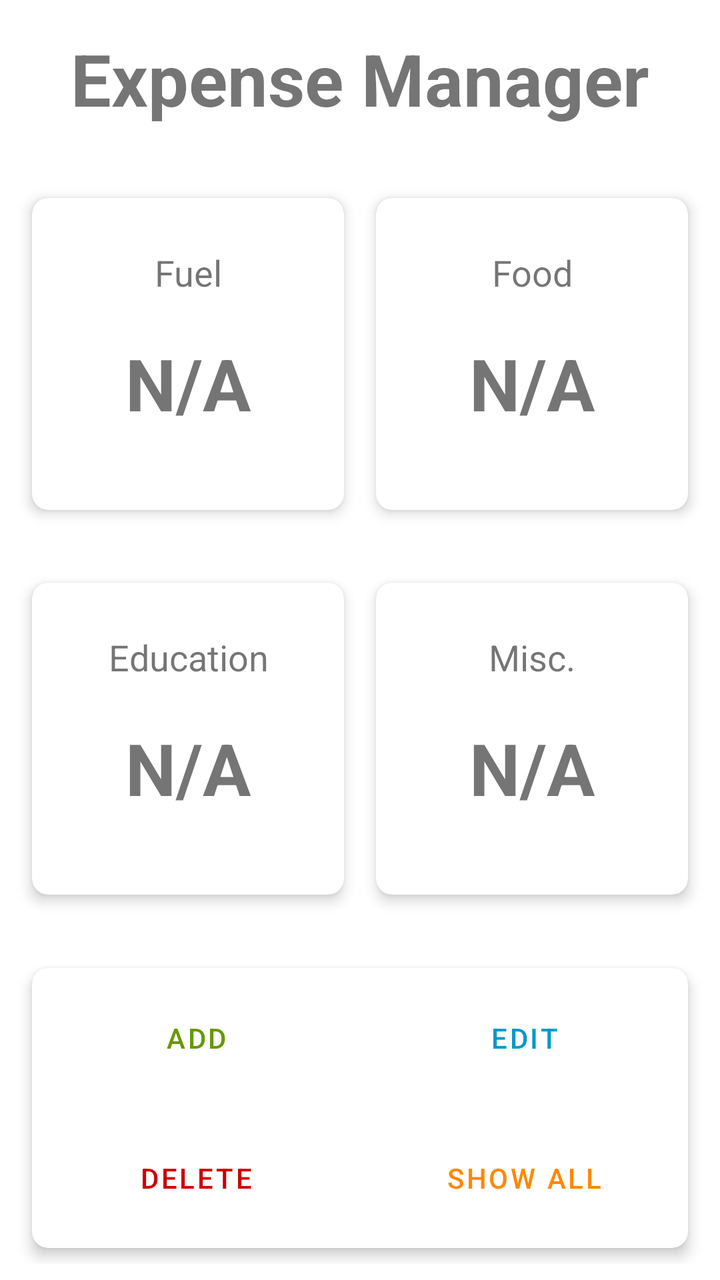
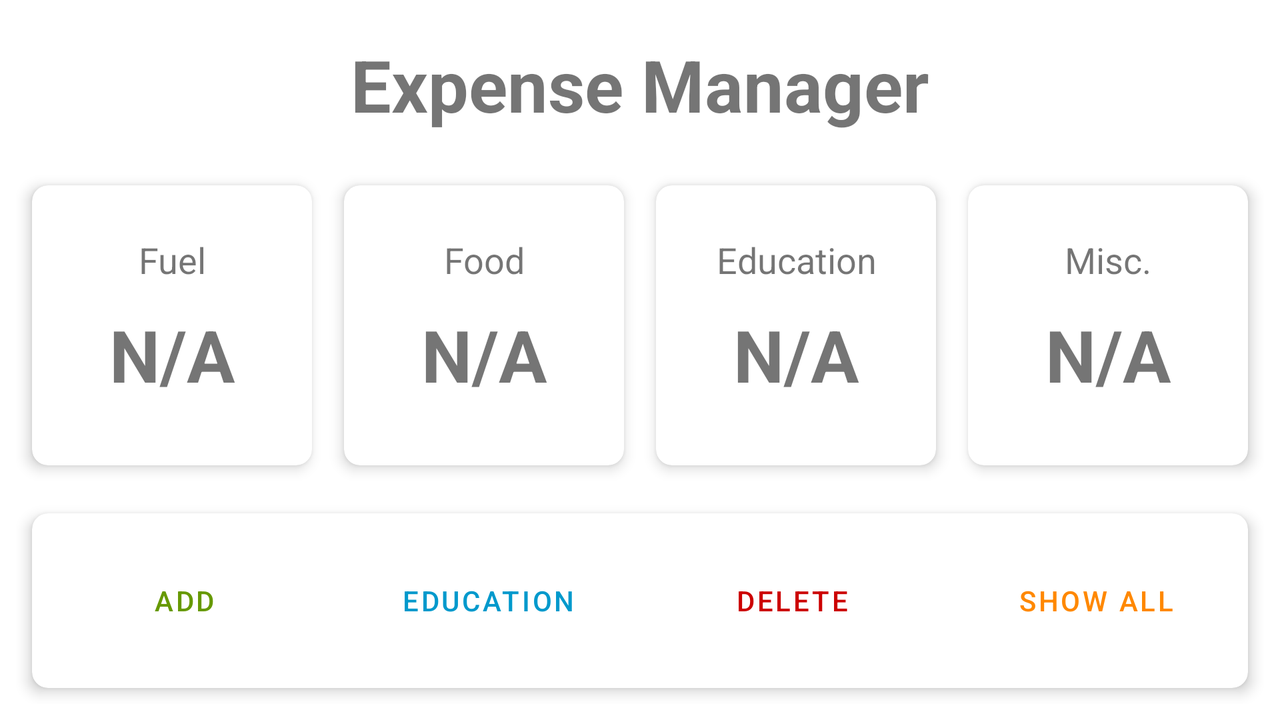

The same Android screen from two of the app's own layout files: first res/layout/ as a phone draws it, then the repository's variant for another configuration, drawn on a device whose configuration selects that folder. Both files follow.
<!-- AndroidManifest.xml: application theme AppTheme -->
<!-- res/layout/activity_main.xml -->
<?xml version="1.0" encoding="utf-8"?>
<androidx.constraintlayout.widget.ConstraintLayout xmlns:android="http://schemas.android.com/apk/res/android"
    xmlns:app="http://schemas.android.com/apk/res-auto"
    xmlns:tools="http://schemas.android.com/tools"
    android:layout_width="match_parent"
    android:layout_height="match_parent"
    android:padding="8sp"
    tools:context=".view.MainActivity">

    <TextView
        android:id="@+id/mainTitle"
        android:layout_width="0dp"
        android:layout_height="0dp"
        android:gravity="center"
        android:text="@string/expense_manager"
        android:textSize="36sp"
        android:textStyle="bold"
        app:layout_constraintBottom_toTopOf="@+id/guideline2"
        app:layout_constraintEnd_toEndOf="parent"
        app:layout_constraintStart_toStartOf="parent"
        app:layout_constraintTop_toTopOf="parent" />

    <com.google.android.material.card.MaterialCardView
        android:id="@+id/cardFuel"
        android:layout_width="0dp"
        android:layout_height="0dp"
        android:layout_margin="8sp"
        app:cardCornerRadius="8sp"
        app:cardElevation="4sp"
        app:layout_columnWeight="1"
        app:layout_constraintBottom_toTopOf="@+id/cardEdu"
        app:layout_constraintDimensionRatio="1"
        app:layout_constraintEnd_toStartOf="@+id/guideline5"
        app:layout_constraintHorizontal_bias="0.5"
        app:layout_constraintStart_toStartOf="parent"
        app:layout_constraintTop_toBottomOf="@+id/mainTitle"
        app:layout_rowWeight="1">

        <LinearLayout
            android:layout_width="match_parent"
            android:layout_height="match_parent"
            android:layout_marginTop="20sp"
            android:layout_marginBottom="20sp"
            android:orientation="vertical">

            <TextView
                android:layout_width="match_parent"
                android:layout_height="wrap_content"
                android:layout_marginTop="5sp"
                android:gravity="center_horizontal"
                android:text="@string/fuel"
                android:textSize="18sp" />

            <TextView
                android:id="@+id/txtFuel"
                android:layout_width="match_parent"
                android:layout_height="match_parent"
                android:gravity="center"
                android:text="@string/n_a"
                android:textSize="36sp"
                android:textStyle="bold" />
        </LinearLayout>

    </com.google.android.material.card.MaterialCardView>

    <com.google.android.material.card.MaterialCardView
        android:id="@+id/cardFood"
        android:layout_width="0sp"
        android:layout_height="0dp"
        android:layout_margin="8sp"
        app:cardCornerRadius="8sp"
        app:cardElevation="4sp"
        app:layout_columnWeight="1"
        app:layout_constraintBottom_toTopOf="@+id/cardMisc"
        app:layout_constraintDimensionRatio="1"
        app:layout_constraintEnd_toEndOf="parent"
        app:layout_constraintHorizontal_bias="0.5"
        app:layout_constraintStart_toStartOf="@+id/guideline5"
        app:layout_constraintTop_toBottomOf="@+id/mainTitle"
        app:layout_rowWeight="1">

        <LinearLayout
            android:layout_width="match_parent"
            android:layout_height="match_parent"
            android:layout_marginTop="20sp"
            android:layout_marginBottom="20sp"
            android:orientation="vertical">

            <TextView
                android:layout_width="match_parent"
                android:layout_height="wrap_content"
                android:layout_marginTop="5sp"
                android:gravity="center_horizontal"
                android:text="@string/food"
                android:textSize="18sp" />

            <TextView
                android:id="@+id/txtFood"
                android:layout_width="match_parent"
                android:layout_height="match_parent"
                android:gravity="center"
                android:text="@string/n_a"
                android:textSize="36sp"
                android:textStyle="bold" />
        </LinearLayout>
    </com.google.android.material.card.MaterialCardView>

    <com.google.android.material.card.MaterialCardView
        android:id="@+id/cardEdu"
        android:layout_width="0sp"
        android:layout_height="0dp"
        android:layout_margin="8sp"
        app:cardCornerRadius="8sp"
        app:cardElevation="4sp"
        app:layout_columnWeight="1"
        app:layout_constraintBottom_toTopOf="@+id/guideline"
        app:layout_constraintDimensionRatio="1"
        app:layout_constraintEnd_toStartOf="@+id/guideline5"
        app:layout_constraintHorizontal_bias="0.5"
        app:layout_constraintStart_toStartOf="parent"
        app:layout_constraintTop_toBottomOf="@+id/cardFuel"
        app:layout_rowWeight="1">

        <LinearLayout
            android:layout_width="match_parent"
            android:layout_height="match_parent"
            android:layout_marginTop="20sp"
            android:layout_marginBottom="20sp"
            android:orientation="vertical">

            <TextView
                android:layout_width="match_parent"
                android:layout_height="wrap_content"
                android:layout_marginTop="5sp"
                android:gravity="center_horizontal"
                android:text="@string/education"
                android:textSize="18sp" />

            <TextView
                android:id="@+id/txtEdu"
                android:layout_width="match_parent"
                android:layout_height="match_parent"
                android:gravity="center"
                android:text="@string/n_a"
                android:textSize="36sp"
                android:textStyle="bold" />
        </LinearLayout>

    </com.google.android.material.card.MaterialCardView>

    <com.google.android.material.card.MaterialCardView
        android:id="@+id/cardMisc"
        android:layout_width="0sp"
        android:layout_height="0dp"
        android:layout_margin="8sp"
        app:cardCornerRadius="8sp"
        app:cardElevation="4sp"
        app:layout_columnWeight="1"
        app:layout_constraintBottom_toTopOf="@+id/guideline"
        app:layout_constraintDimensionRatio="1"
        app:layout_constraintEnd_toEndOf="parent"
        app:layout_constraintHorizontal_bias="0.5"
        app:layout_constraintStart_toStartOf="@+id/guideline5"
        app:layout_constraintTop_toBottomOf="@+id/cardFood"
        app:layout_rowWeight="1">

        <LinearLayout
            android:layout_width="match_parent"
            android:layout_height="match_parent"
            android:layout_marginTop="20sp"
            android:layout_marginBottom="20sp"
            android:orientation="vertical">

            <TextView
                android:layout_width="match_parent"
                android:layout_height="wrap_content"
                android:layout_marginTop="5sp"
                android:gravity="center_horizontal"
                android:text="@string/misc"
                android:textSize="18sp" />

            <TextView
                android:id="@+id/txtMisc"
                android:layout_width="match_parent"
                android:layout_height="match_parent"
                android:gravity="center"
                android:text="@string/n_a"
                android:textSize="36sp"
                android:textStyle="bold" />
        </LinearLayout>

    </com.google.android.material.card.MaterialCardView>

    <com.google.android.material.card.MaterialCardView
        android:id="@+id/materialCardView"
        android:layout_width="0sp"
        android:layout_height="0sp"
        android:layout_margin="8sp"
        app:cardCornerRadius="8sp"
        app:cardElevation="4sp"
        app:layout_constraintBottom_toBottomOf="parent"
        app:layout_constraintEnd_toEndOf="parent"
        app:layout_constraintStart_toStartOf="parent"
        app:layout_constraintTop_toTopOf="@+id/guideline">

        <androidx.constraintlayout.widget.ConstraintLayout
            android:id="@+id/buttons"
            android:layout_width="match_parent"
            android:layout_height="match_parent">


            <com.google.android.material.button.MaterialButton
                android:id="@+id/btnAdd"
                style="@style/Widget.MaterialComponents.Button.TextButton"
                android:layout_width="0sp"
                android:layout_height="0sp"
                android:layout_rowWeight="1"
                android:layout_columnWeight="1"
                android:text="@string/add"
                android:textAppearance="?textAppearanceButton"
                android:textColor="@android:color/holo_green_dark"
                app:layout_constraintBottom_toTopOf="@+id/btnDelete"
                app:layout_constraintEnd_toStartOf="@+id/guideline3"
                app:layout_constraintHorizontal_bias="0.5"
                app:layout_constraintStart_toStartOf="parent"
                app:layout_constraintTop_toTopOf="parent"
                app:rippleColor="@android:color/holo_green_light" />

            <com.google.android.material.button.MaterialButton
                android:id="@+id/btnEdit"
                style="@style/Widget.MaterialComponents.Button.TextButton"
                android:layout_width="0sp"
                android:layout_height="0sp"
                android:layout_rowWeight="1"
                android:layout_columnWeight="1"
                android:text="@string/edit"
                android:textColor="@android:color/holo_blue_dark"
                app:layout_constraintBottom_toTopOf="@+id/btnShowAll"
                app:layout_constraintEnd_toEndOf="parent"
                app:layout_constraintHorizontal_bias="0.5"
                app:layout_constraintStart_toStartOf="@+id/guideline3"
                app:layout_constraintTop_toTopOf="parent"
                app:rippleColor="@android:color/holo_blue_light" />

            <com.google.android.material.button.MaterialButton
                android:id="@+id/btnDelete"
                style="@style/Widget.MaterialComponents.Button.TextButton"
                android:layout_width="0sp"
                android:layout_height="0sp"
                android:layout_rowWeight="1"
                android:layout_columnWeight="1"
                android:text="@string/delete"
                android:textColor="@android:color/holo_red_dark"
                app:layout_constraintBottom_toBottomOf="parent"
                app:layout_constraintEnd_toEndOf="@+id/btnAdd"
                app:layout_constraintHorizontal_bias="0.5"
                app:layout_constraintStart_toStartOf="parent"
                app:layout_constraintTop_toBottomOf="@+id/btnAdd"
                app:rippleColor="@android:color/holo_red_light" />

            <com.google.android.material.button.MaterialButton
                android:id="@+id/btnShowAll"
                style="@style/Widget.MaterialComponents.Button.TextButton"
                android:layout_width="0sp"
                android:layout_height="0sp"
                android:layout_rowWeight="1"
                android:layout_columnWeight="1"
                android:text="@string/show_all"
                android:textColor="@android:color/holo_orange_dark"
                app:layout_constraintBottom_toBottomOf="parent"
                app:layout_constraintEnd_toEndOf="parent"
                app:layout_constraintHorizontal_bias="0.5"
                app:layout_constraintStart_toEndOf="@+id/btnAdd"
                app:layout_constraintTop_toBottomOf="@+id/btnEdit"
                app:rippleColor="@android:color/holo_orange_light" />

            <androidx.constraintlayout.widget.Guideline
                android:id="@+id/guideline3"
                android:layout_width="wrap_content"
                android:layout_height="wrap_content"
                android:orientation="vertical"
                app:layout_constraintGuide_percent="0.5" />
        </androidx.constraintlayout.widget.ConstraintLayout>


    </com.google.android.material.card.MaterialCardView>

    <androidx.constraintlayout.widget.Guideline
        android:id="@+id/guideline"
        android:layout_width="wrap_content"
        android:layout_height="wrap_content"
        android:orientation="horizontal"
        app:layout_constraintGuide_percent="0.75" />

    <androidx.constraintlayout.widget.Guideline
        android:id="@+id/guideline2"
        android:layout_width="wrap_content"
        android:layout_height="wrap_content"
        android:orientation="horizontal"
        app:layout_constraintGuide_percent="0.10" />

    <androidx.constraintlayout.widget.Guideline
        android:id="@+id/guideline5"
        android:layout_width="wrap_content"
        android:layout_height="wrap_content"
        android:orientation="vertical"
        app:layout_constraintGuide_percent="0.5" />
</androidx.constraintlayout.widget.ConstraintLayout>
<!-- resources referenced by this layout -->
<resources>
  <string name="add">Add</string>
  <string name="delete">Delete</string>
  <string name="edit">Edit</string>
  <string name="education">Education</string>
  <string name="expense_manager">Expense Manager</string>
  <string name="food">Food</string>
  <string name="fuel">Fuel</string>
  <string name="misc">Misc.</string>
  <string name="n_a">N/A</string>
  <string name="show_all">Show All</string>
  <style name="AppTheme" parent="Theme.MaterialComponents.Light.NoActionBar">
          
          <item name="colorPrimary">@color/colorPrimary</item>
          <item name="colorPrimaryDark">@color/colorPrimaryDark</item>
          <item name="colorAccent">@color/colorAccent</item>
      </style>
</resources>
<!-- res/layout-land/activity_main.xml (the repository's variant of the layout above) -->
<!-- drawn on the phone turned sideways -->
<?xml version="1.0" encoding="utf-8"?>
<androidx.constraintlayout.widget.ConstraintLayout xmlns:android="http://schemas.android.com/apk/res/android"
    xmlns:app="http://schemas.android.com/apk/res-auto"
    xmlns:tools="http://schemas.android.com/tools"
    android:layout_width="match_parent"
    android:layout_height="match_parent"
    android:padding="8sp"
    tools:context=".view.MainActivity">

    <TextView
        android:id="@+id/mainTitle"
        android:layout_width="0dp"
        android:layout_height="0dp"
        android:gravity="center"
        android:text="@string/expense_manager"
        android:textSize="36sp"
        android:textStyle="bold"
        app:layout_constraintBottom_toTopOf="@+id/guideline2"
        app:layout_constraintEnd_toEndOf="parent"
        app:layout_constraintStart_toStartOf="parent"
        app:layout_constraintTop_toTopOf="parent" />

    <com.google.android.material.card.MaterialCardView
        android:id="@+id/cardFuel"
        android:layout_width="0sp"
        android:layout_height="0dp"
        android:layout_margin="8sp"
        app:cardCornerRadius="8sp"
        app:cardElevation="4sp"
        app:layout_columnWeight="1"
        app:layout_constraintBottom_toTopOf="@+id/guideline"
        app:layout_constraintDimensionRatio="1"
        app:layout_constraintEnd_toStartOf="@+id/guideline6"
        app:layout_constraintHorizontal_bias="0.5"
        app:layout_constraintStart_toStartOf="parent"
        app:layout_constraintTop_toTopOf="@+id/guideline2"
        app:layout_rowWeight="1">

        <LinearLayout
            android:layout_width="match_parent"
            android:layout_height="match_parent"
            android:layout_marginTop="20sp"
            android:layout_marginBottom="20sp"
            android:orientation="vertical">

            <TextView
                android:layout_width="match_parent"
                android:layout_height="wrap_content"
                android:layout_marginTop="5sp"
                android:gravity="center_horizontal"
                android:text="@string/fuel"
                android:textSize="18sp" />

            <TextView
                android:id="@+id/txtFuel"
                android:layout_width="match_parent"
                android:layout_height="match_parent"
                android:gravity="center"
                android:text="@string/n_a"
                android:textSize="36sp"
                android:textStyle="bold" />
        </LinearLayout>

    </com.google.android.material.card.MaterialCardView>

    <com.google.android.material.card.MaterialCardView
        android:id="@+id/cardFood"
        android:layout_width="0sp"
        android:layout_height="0dp"
        android:layout_margin="8sp"
        app:cardCornerRadius="8sp"
        app:cardElevation="4sp"
        app:layout_columnWeight="1"
        app:layout_constraintBottom_toTopOf="@+id/guideline"
        app:layout_constraintDimensionRatio="1"
        app:layout_constraintEnd_toStartOf="@+id/guideline7"
        app:layout_constraintHorizontal_bias="0.5"
        app:layout_constraintStart_toStartOf="@+id/guideline6"
        app:layout_constraintTop_toTopOf="@+id/guideline2"
        app:layout_rowWeight="1">

        <LinearLayout
            android:layout_width="match_parent"
            android:layout_height="match_parent"
            android:layout_marginTop="20sp"
            android:layout_marginBottom="20sp"
            android:orientation="vertical">

            <TextView
                android:layout_width="match_parent"
                android:layout_height="wrap_content"
                android:layout_marginTop="5sp"
                android:gravity="center_horizontal"
                android:text="@string/food"
                android:textSize="18sp" />

            <TextView
                android:id="@+id/txtFood"
                android:layout_width="match_parent"
                android:layout_height="match_parent"
                android:gravity="center"
                android:text="@string/n_a"
                android:textSize="36sp"
                android:textStyle="bold" />
        </LinearLayout>
    </com.google.android.material.card.MaterialCardView>

    <com.google.android.material.card.MaterialCardView
        android:id="@+id/cardEdu"
        android:layout_width="0sp"
        android:layout_height="0dp"
        android:layout_margin="8sp"
        app:cardCornerRadius="8sp"
        app:cardElevation="4sp"
        app:layout_columnWeight="1"
        app:layout_constraintBottom_toTopOf="@+id/guideline"
        app:layout_constraintDimensionRatio="1"
        app:layout_constraintEnd_toStartOf="@+id/guideline8"
        app:layout_constraintHorizontal_bias="0.5"
        app:layout_constraintStart_toStartOf="@+id/guideline7"
        app:layout_constraintTop_toTopOf="@+id/guideline2"
        app:layout_rowWeight="1">

        <LinearLayout
            android:layout_width="match_parent"
            android:layout_height="match_parent"
            android:layout_marginTop="20sp"
            android:layout_marginBottom="20sp"
            android:orientation="vertical">

            <TextView
                android:layout_width="match_parent"
                android:layout_height="wrap_content"
                android:layout_marginTop="5sp"
                android:gravity="center_horizontal"
                android:text="@string/education"
                android:textSize="18sp" />

            <TextView
                android:id="@+id/txtEdu"
                android:layout_width="match_parent"
                android:layout_height="match_parent"
                android:gravity="center"
                android:text="@string/n_a"
                android:textSize="36sp"
                android:textStyle="bold" />
        </LinearLayout>

    </com.google.android.material.card.MaterialCardView>

    <com.google.android.material.card.MaterialCardView
        android:id="@+id/cardMisc"
        android:layout_width="0sp"
        android:layout_height="0dp"
        android:layout_margin="8sp"
        android:layout_marginEnd="8dp"
        app:cardCornerRadius="8sp"
        app:cardElevation="4sp"
        app:layout_columnWeight="1"
        app:layout_constraintBottom_toTopOf="@+id/guideline"
        app:layout_constraintDimensionRatio="1"
        app:layout_constraintEnd_toEndOf="parent"
        app:layout_constraintHorizontal_bias="0.5"
        app:layout_constraintStart_toStartOf="@+id/guideline8"
        app:layout_constraintTop_toTopOf="@+id/guideline2"
        app:layout_rowWeight="1">

        <LinearLayout
            android:layout_width="match_parent"
            android:layout_height="match_parent"
            android:layout_marginTop="20sp"
            android:layout_marginBottom="20sp"
            android:orientation="vertical">

            <TextView
                android:layout_width="match_parent"
                android:layout_height="wrap_content"
                android:layout_marginTop="5sp"
                android:gravity="center_horizontal"
                android:text="@string/misc"
                android:textSize="18sp" />

            <TextView
                android:id="@+id/txtMisc"
                android:layout_width="match_parent"
                android:layout_height="match_parent"
                android:gravity="center"
                android:text="@string/n_a"
                android:textSize="36sp"
                android:textStyle="bold" />
        </LinearLayout>

    </com.google.android.material.card.MaterialCardView>

    <com.google.android.material.card.MaterialCardView
        android:id="@+id/materialCardView"
        android:layout_width="0sp"
        android:layout_height="0sp"
        android:layout_margin="8sp"
        app:cardCornerRadius="8sp"
        app:cardElevation="4sp"
        app:layout_constraintBottom_toBottomOf="parent"
        app:layout_constraintEnd_toEndOf="parent"
        app:layout_constraintStart_toStartOf="parent"
        app:layout_constraintTop_toTopOf="@+id/guideline">

        <androidx.constraintlayout.widget.ConstraintLayout
            android:id="@+id/buttons"
            android:layout_width="match_parent"
            android:layout_height="match_parent">


            <com.google.android.material.button.MaterialButton
                android:id="@+id/btnAdd"
                style="@style/Widget.MaterialComponents.Button.TextButton"
                android:layout_width="0dp"
                android:layout_height="0dp"
                android:layout_rowWeight="1"
                android:layout_columnWeight="1"
                android:text="@string/add"
                android:textAppearance="?textAppearanceButton"
                android:textColor="@android:color/holo_green_dark"
                app:layout_constraintBottom_toBottomOf="parent"
                app:layout_constraintEnd_toStartOf="@+id/btnEdit"
                app:layout_constraintHorizontal_bias="0.5"
                app:layout_constraintStart_toStartOf="parent"
                app:layout_constraintTop_toTopOf="parent"
                app:rippleColor="@android:color/holo_green_light" />

            <com.google.android.material.button.MaterialButton
                android:id="@+id/btnEdit"
                style="@style/Widget.MaterialComponents.Button.TextButton"
                android:layout_width="0dp"
                android:layout_height="0dp"
                android:layout_rowWeight="1"
                android:layout_columnWeight="1"
                android:text="@string/education"
                android:textColor="@android:color/holo_blue_dark"
                app:layout_constraintBottom_toBottomOf="parent"
                app:layout_constraintEnd_toStartOf="@+id/btnDelete"
                app:layout_constraintHorizontal_bias="0.5"
                app:layout_constraintStart_toEndOf="@+id/btnAdd"
                app:layout_constraintTop_toTopOf="parent"
                app:rippleColor="@android:color/holo_blue_light" />

            <com.google.android.material.button.MaterialButton
                android:id="@+id/btnDelete"
                style="@style/Widget.MaterialComponents.Button.TextButton"
                android:layout_width="0dp"
                android:layout_height="0dp"
                android:layout_rowWeight="1"
                android:layout_columnWeight="1"
                android:text="@string/delete"
                android:textColor="@android:color/holo_red_dark"
                app:layout_constraintBottom_toBottomOf="parent"
                app:layout_constraintEnd_toStartOf="@+id/btnShowAll"
                app:layout_constraintHorizontal_bias="0.5"
                app:layout_constraintStart_toEndOf="@+id/btnEdit"
                app:layout_constraintTop_toTopOf="parent"
                app:rippleColor="@android:color/holo_red_light" />

            <com.google.android.material.button.MaterialButton
                android:id="@+id/btnShowAll"
                style="@style/Widget.MaterialComponents.Button.TextButton"
                android:layout_width="0dp"
                android:layout_height="0sp"
                android:layout_rowWeight="1"
                android:layout_columnWeight="1"
                android:text="@string/show_all"
                android:textColor="@android:color/holo_orange_dark"
                app:layout_constraintBottom_toBottomOf="parent"
                app:layout_constraintEnd_toEndOf="parent"
                app:layout_constraintHorizontal_bias="0.5"
                app:layout_constraintStart_toEndOf="@+id/btnDelete"
                app:layout_constraintTop_toTopOf="parent"
                app:rippleColor="@android:color/holo_orange_light" />
        </androidx.constraintlayout.widget.ConstraintLayout>


    </com.google.android.material.card.MaterialCardView>

    <androidx.constraintlayout.widget.Guideline
        android:id="@+id/guideline"
        android:layout_width="wrap_content"
        android:layout_height="wrap_content"
        android:orientation="horizontal"
        app:layout_constraintGuide_percent="0.7" />

    <androidx.constraintlayout.widget.Guideline
        android:id="@+id/guideline2"
        android:layout_width="wrap_content"
        android:layout_height="wrap_content"
        android:orientation="horizontal"
        app:layout_constraintGuide_percent="0.2" />

    <androidx.constraintlayout.widget.Guideline
        android:id="@+id/guideline6"
        android:layout_width="wrap_content"
        android:layout_height="wrap_content"
        android:orientation="vertical"
        app:layout_constraintGuide_percent="0.25" />

    <androidx.constraintlayout.widget.Guideline
        android:id="@+id/guideline7"
        android:layout_width="wrap_content"
        android:layout_height="wrap_content"
        android:orientation="vertical"
        app:layout_constraintGuide_percent="0.5" />

    <androidx.constraintlayout.widget.Guideline
        android:id="@+id/guideline8"
        android:layout_width="wrap_content"
        android:layout_height="wrap_content"
        android:orientation="vertical"
        app:layout_constraintGuide_percent="0.75" />

</androidx.constraintlayout.widget.ConstraintLayout>
<!-- resources referenced by the variant -->
<!-- as the phone turned sideways resolves them -->
<resources>
  <string name="add">Add</string>
  <string name="delete">Delete</string>
  <string name="education">Education</string>
  <string name="expense_manager">Expense Manager</string>
  <string name="food">Food</string>
  <string name="fuel">Fuel</string>
  <string name="misc">Misc.</string>
  <string name="n_a">N/A</string>
  <string name="show_all">Show All</string>
  <style name="AppTheme" parent="Theme.MaterialComponents.Light.NoActionBar">
          
          <item name="colorPrimary">@color/colorPrimary</item>
          <item name="colorPrimaryDark">@color/colorPrimaryDark</item>
          <item name="colorAccent">@color/colorAccent</item>
      </style>
</resources>
